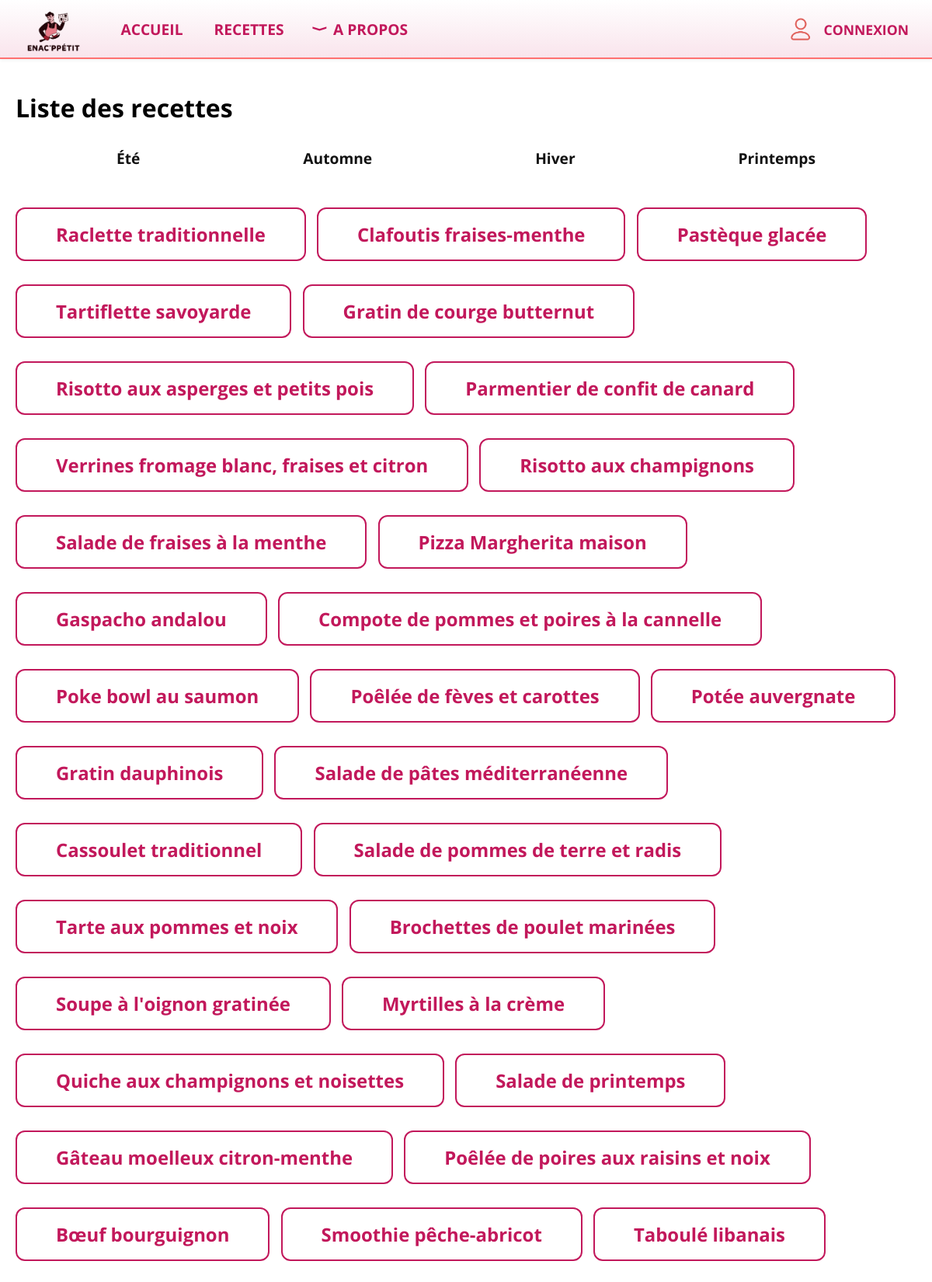
/recettes (upper part), run on the app's committed database.
### tables this page shows
CREATE TABLE Recette (
    Recette_id INTEGER PRIMARY KEY,
    Title TEXT,
    Preptime INTEGER,
    Cooktime INTEGER,
    Category TEXT,
    Saison TEXT,
    Description TEXT,
    Servings INTEGER,
    Image TEXT
);

### app.py (the view)
@app.route('/recettes') #route des recettes
def recettes():
    recipes = get_recipes()
    return render_template('recettes.html', recipes=recipes)

### app.py (called while the page is built)
def get_recipes(): #recette
    conn = sqlite3.connect('BDD.db')
    conn.row_factory = sqlite3.Row
    recipes = conn.execute('SELECT * FROM Recette').fetchall()
    conn.close()
    return recipes

### templates/recettes.html
{% extends "base.html" %}
{% block content %}
    <h1>Liste des recettes</h1>
    <div class="saisons-links">
        <a href="{{ url_for('ete') }}">Été</a>
        <a href="{{ url_for('automne') }}">Automne</a>
        <a href="{{ url_for('hiver') }}">Hiver</a>
        <a href="{{ url_for('printemps') }}">Printemps</a>
    </div>
   {% set noms_vus = [] %}
{% for recette in recipes %}
    {% if recette['title'] not in noms_vus %}
        <div class="encadre-nom-recette">
           <a href="{{ url_for('recette', recette_id=recette['Recette_id']) }}" class="lien-recettes">
    {{ recette['title'] }}
</a>
        </div>
        {% set _ = noms_vus.append(recette['title']) %}
    {% endif %}
{% endfor %}
{% endblock %}

### static/style.css (style rules this page uses)
body { overflow-x: hidden; background: #fff; margin: 0; padding: 0; font-family: 'Open Sans', Arial, sans-serif; }
html { box-sizing: border-box; width: 100vw; overflow-x: hidden; }
*, *::before, *::after { box-sizing: inherit; }
.saisons-links { display: flex; justify-content: space-between; width: 100%; max-width: 900px; margin: 30px auto; }
.saisons-links a { font-weight: bold; color: #111; text-decoration: none; font-size: 1.2em; }
.lien-recettes, .lien-apropos { color:#c2185b !important; font-weight: bold; font-size: 1.15em; text-decoration: none !important; background: #fff; padding: 6px 18px; border-radius: 8px; transition: background 0.2s; }
.encadre-nom-recette { background: #fff; border: 2px solid #c2185b; border-radius: 12px; padding: 16px 32px; font-size: 1.3em; font-weight: bold; display: inline-block; margin: 20px 10px 10px 0; }

### data on the page
Recette: title "Raclette traditionnelle"
Recette: title "Clafoutis fraises-menthe"
Recette: title "Pastèque glacée"
Recette: title "Tartiflette savoyarde"
Recette: title "Gratin de courge butternut"
Recette: title "Risotto aux asperges et petits pois"
Recette: title "Parmentier de confit de canard"
Recette: title "Verrines fromage blanc, fraises et citron"
Recette: title "Risotto aux champignons"
Recette: title "Salade de fraises à la menthe"
Recette: title "Pizza Margherita maison"
Recette: title "Gaspacho andalou"
Recette: title "Compote de pommes et poires à la cannelle"
Recette: title "Poke bowl au saumon"
Recette: title "Poêlée de fèves et carottes"
Recette: title "Potée auvergnate"
Recette: title "Gratin dauphinois"
Recette: title "Salade de pâtes méditerranéenne"
Recette: title "Cassoulet traditionnel"
Recette: title "Salade de pommes de terre et radis"
Recette: title "Tarte aux pommes et noix"
Recette: title "Brochettes de poulet marinées"
Recette: title "Soupe à l'oignon gratinée"
Recette: title "Myrtilles à la crème"
Recette: title "Quiche aux champignons et noisettes"
Recette: title "Salade de printemps"
Recette: title "Gâteau moelleux citron-menthe"
Recette: title "Poêlée de poires aux raisins et noix"
Recette: title "Bœuf bourguignon"
Recette: title "Smoothie pêche-abricot"
Recette: title "Taboulé libanais"
